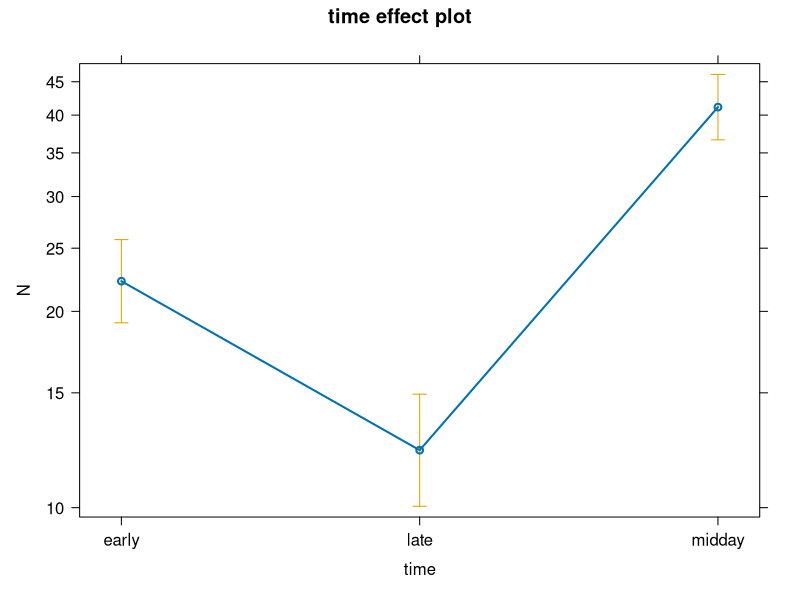
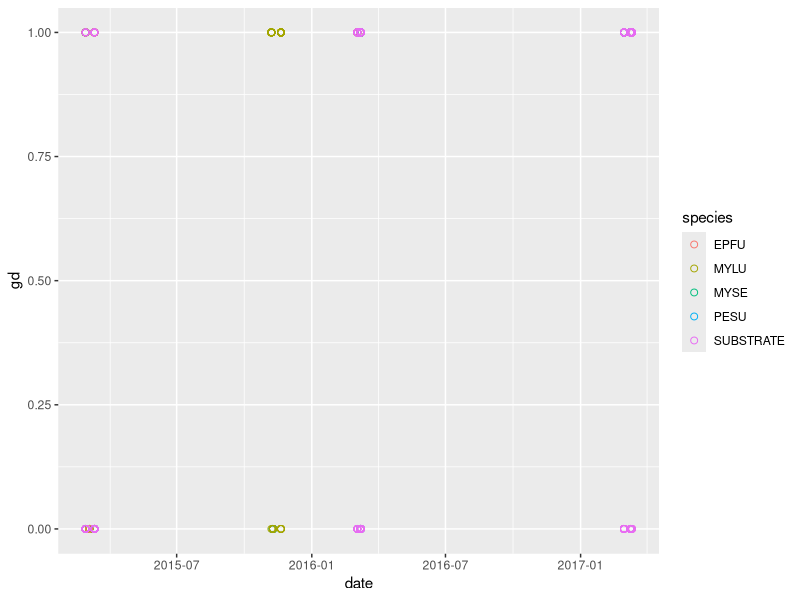
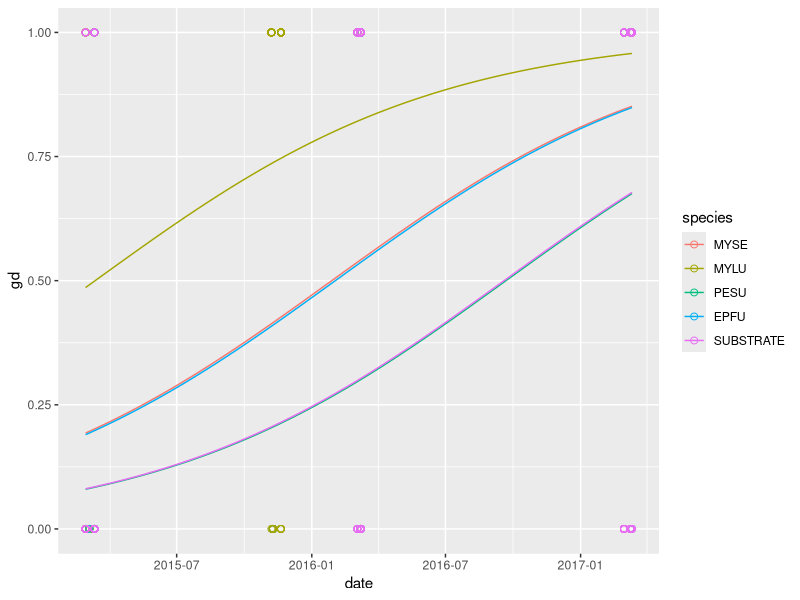
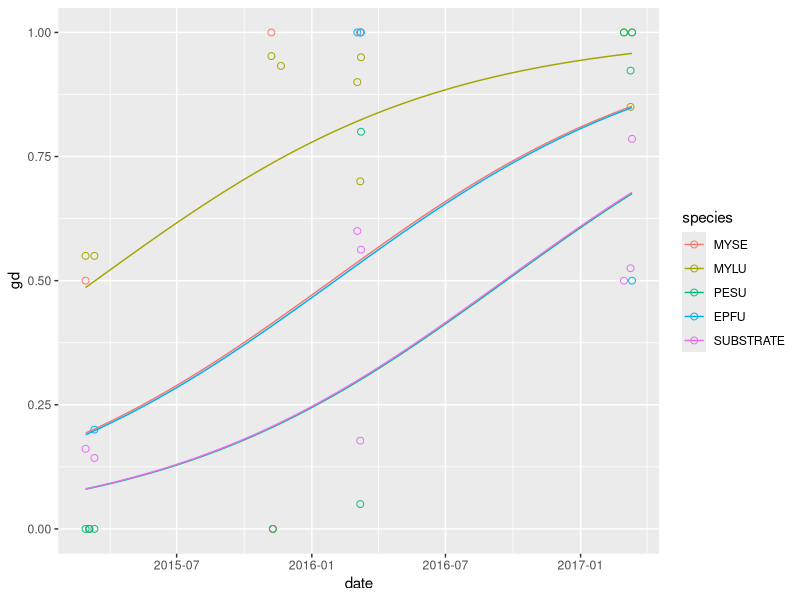
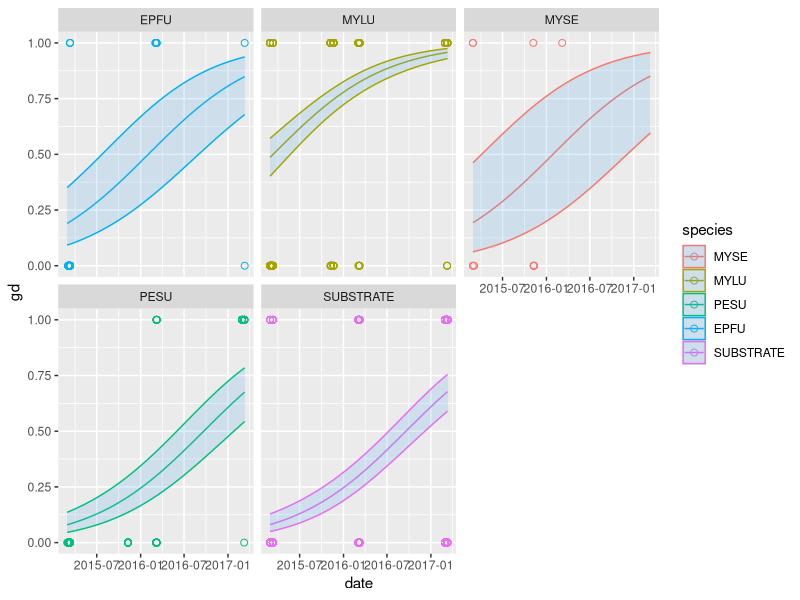

Generate these figures, in order, with R:
rm(list=ls()) # clears workspace

##Week 10##

###1. GLMS###

?"glm"

liz = read.csv("lizards.csv")

unique(liz$time)
g1 = glm(N~time,data=liz, family="poisson");
summary(g1)

library(effects)
plot(allEffects(g1))

library(emmeans)
emmeans(g1, pairwise~time)
emmeans(g1, pairwise~time, type="response")


###BINOMIAL##
bat = read.csv("bat_data.csv")
head(bat)
bat$date = as.Date(bat$date, "%m/%d/%y")
#2/27/2015
str(bat$date)
#if you have a PC, it may be this:
#bat$date = as.Date(bat$date, "%m/%d/%Y")

library(ggplot2)
plot1=ggplot(data=bat,aes(x=date,y=gd,color=species))+
  geom_point(size=2,shape =1) #this adds points to graph
plot1

#run the binomial glm
g2 = glm(gd~date+species,data=bat, family="binomial");
summary(g2)

#What does this tell us?
dat.new=expand.grid(date=seq(from = min(bat$date),to = max(bat$date),length.out = 100),
                    species = unique(bat$species))

#weird output if we don't use "response:
predict(g2,newdata = dat.new)

#much more sensible output
dat.new$yhat  = predict(g2,type="response",newdata = dat.new)
bat$yhat2 = predict(g2,type="response")
head(dat.new)

head(bat)

plot1=ggplot(data=bat,aes(x=date,y=gd,color=species))+
  geom_point(size=2,shape =1) +
  geom_line(data=dat.new, aes(x=date,y=yhat,col = species))#+
  #geom_line(aes(x=date,y=yhat2,col = species))
plot1

#what if we have aggregated data?
b1<-aggregate(gd~date+species,FUN=mean, data=bat)
b2<-aggregate(gd~date+species,FUN=length, data=bat)
b1$N = b2$gd
head(b1)


#run the binomial glm with sample sizes as weights
g3 = glm(gd~date+species,data=b1,weights = N, family="binomial");
summary(g3)

summary(g2);summary(g3)
#these are identical

#sometimes plotting the aggregated data looks better too
plot1=ggplot(data=b1,aes(x=date,y=gd,color=species))+ #aggregated data file
  geom_point(size=2,shape =1) + #add real data points to plot
  geom_line(data=dat.new, aes(x=date,y=yhat,col = species)) #plot smooth lines from dat.new
plot1

##back to powerpoint

#ses and confidence intervals from binomial data

#binomial proportion confidence interval
head(b1)
b1$Nsuccess = b1$gd*b1$N
head(b1)
#load package epitools
library(epitools)
#calculate 95% confidence intervals
cis = binom.exact(b1$Nsuccess, b1$N)
#note this calculates an exact CI, and there are different methods for doing this which we won't get into here..
cis
b1$lCI = cis$lower
b1$uCI = cis$upper
head(b1)

#you can read more here:
#https://en.wikipedia.org/wiki/Binomial_proportion_confidence_interval

###getting prediction intervals##
preds  = predict(g2,type="link",newdata = dat.new, se.fit = T)
dat.new = cbind(dat.new, preds[1:2])#bind together se's and fitted points on your newdata
#get the inverse link function for your glm
ilink <- family(g2)$linkinv
#back transform the CIs (not the SEs!)
dat.new <- transform(dat.new, 
                     Fitted = ilink(fit), 
                     Upper = ilink(fit + (2 * se.fit)),
                Lower = ilink(fit - (2 * se.fit)))
#fitted should be the same as yhat
head(dat.new)
#plot the output
plot1=ggplot(data=bat,aes(x=date,y=gd,color=species))+
  geom_point(size=2,shape =1) +
  facet_wrap(~species)+
  geom_line(data=dat.new, aes(x=date,y=yhat,col = species))+
  geom_ribbon(data = dat.new, aes(ymin = Lower, ymax = Upper, x = date,y=yhat),
              fill = "steelblue2", alpha = 0.2) 
plot1

##back to powerpoint

###Gamma GLMs###
set.seed(101)
bat$gdL2 = rgamma(length(bat$gdL),shape=1,rate=1)
g4 = glm(gdL2~date+species,data=bat, family=Gamma(link = inverse));
summary(g4)
#this is the default

#MAYBE Better,
g5 = glm(gdL2~date+species,data=bat, family=Gamma(link = log));
summary(g5)

#back to ppt##

##Poisson GLM##
head(liz)
g6 = glm(N~time,data=liz, family=poisson);
summary(g6)


#we have count data, so it might be a good idea to check for overdisperison
#one option - calculate directly
summary(g6)
326.27 / 20

library(AER)
#performs a dispersion test
dispersiontest(g6)

#ok - we have some indication that our data our overdispersed

#lets use a negative binomial instead
library(MASS)
#run a negative binomial glm - no need to use family
g7 = glm.nb(N~time,data=liz)
summary(g7)

#quasi-poisson
#g8 = glm(N~time,data=liz, family = "quasipoisson")
#summary(g8)
